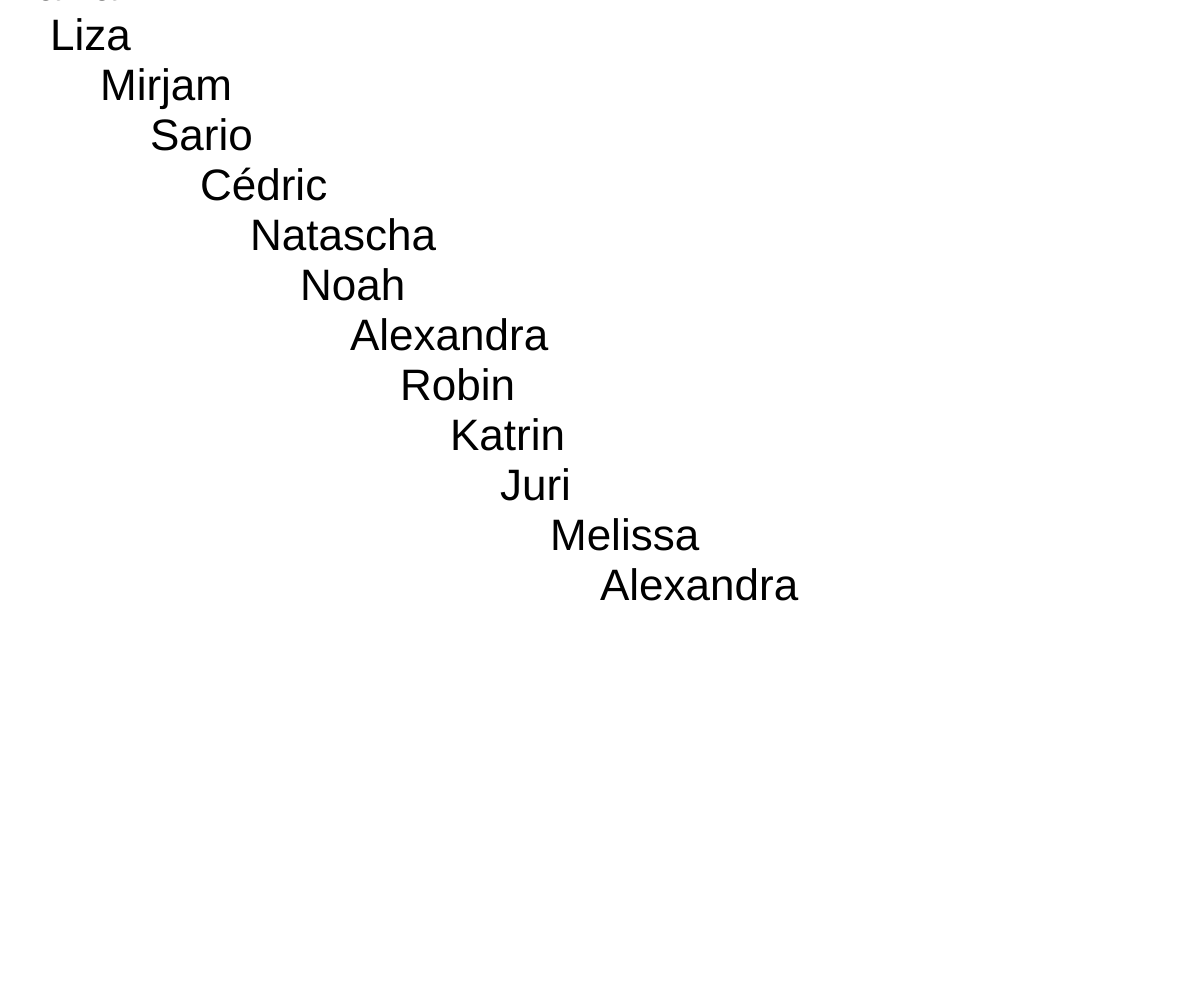
Frame 1 (no input)
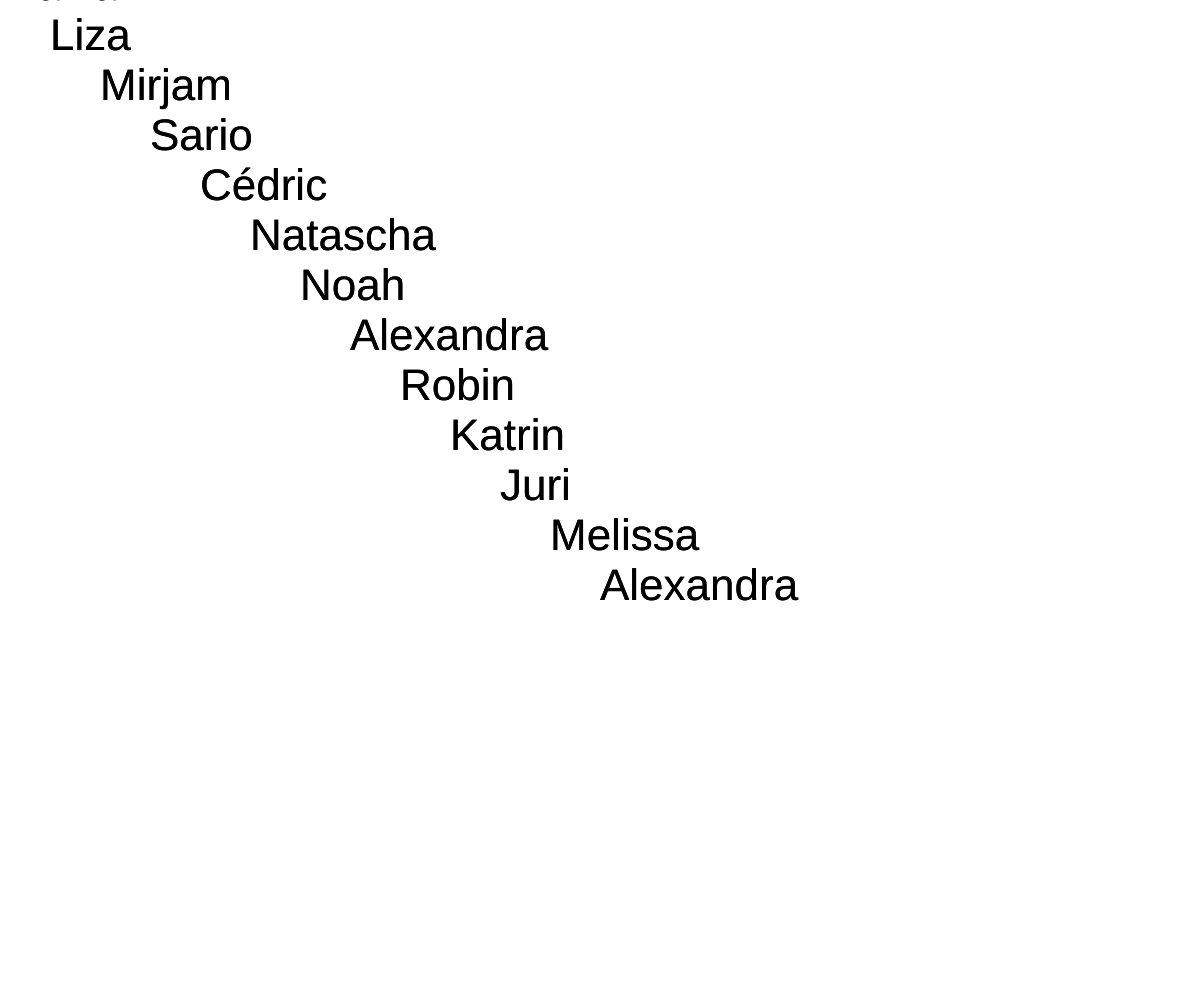
Frame 2 (the mouse pressed at the canvas centre, redrawn once)

The p5.js sketch that drew these frames (run headless with seeded random() and noise() and a simulated clock; the mouse was pressed at the canvas centre and the sketch redrawn once):

// p5.js sketch
// ── sketch.js
/*let name;
name = "Alexandra"*/

//let name="Lex";
// text(name, mouseX, mouseY); //in die Funktion draw einfügen

let fontRegular;
let lg_hfiad21 = new Array(); //deklarierung
lg_hfiad21[0] = "Flavia";
lg_hfiad21[1] = "Liza";
lg_hfiad21[2] = "Mirjam";
lg_hfiad21[3] = "Sario";
lg_hfiad21[4] = "Cédric";
lg_hfiad21[5] = "Natascha";
lg_hfiad21[6] = "Noah";
lg_hfiad21[7] = "Alexandra";
lg_hfiad21[8] = "Robin";
lg_hfiad21[9] = "Katrin";
lg_hfiad21[10] = "Juri";
lg_hfiad21[11] = "Melissa";
lg_hfiad21[12] = "Alexandra";

function setup() {
    createCanvas(windowWidth, windowHeight);
    noLoop();
    //frameRate(1);



}

function draw() {
    textSize(44)
    for (let n = 0; n < lg_hfiad21.length; n++) {
        //console.log(lg_hfiad21[n])

        /* text(lg_hfiad21[n], n * 50, n * 50)*/
        text(lg_hfiad21[n], n * 50, n * 50)

    }

    /*for (let i = 5; i < windowWidth; i += 50) {
        line(i, 20, i, 180);
    }*/

}

function mouseClicked(event) {

}
